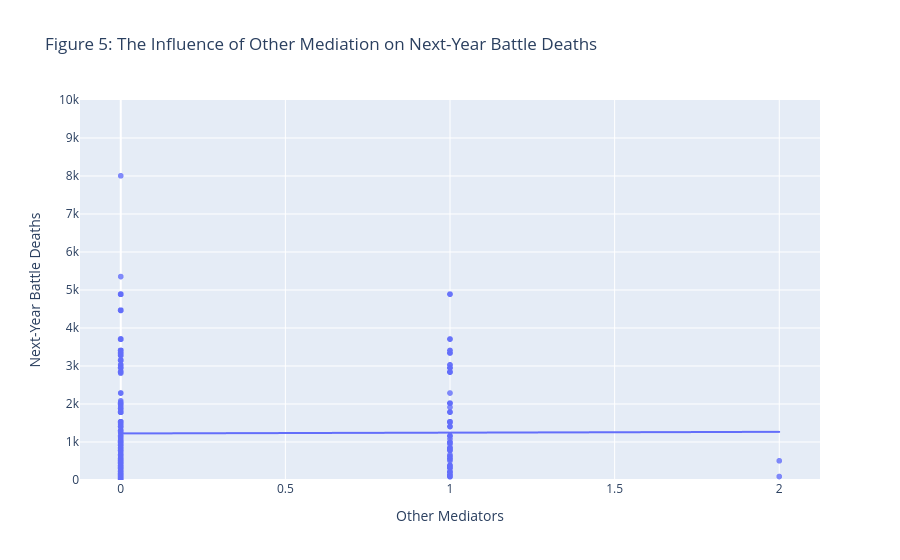

Notebook code for this chart:
### Markdown cell above
### Figure 5: The Influence of Other Mediation on Next-Year Battle Deaths

### Code cell
import plotly.express as px

fig = px.scatter(
    Merged_Data,
    x="Other Mediators",
    y="Deaths in the Next Year",
    opacity=0.8,
    trendline="ols",
    labels={
        "Other Mediators": "Other Mediators",
        "Deaths in the Next Year": "Next-Year Battle Deaths",
    },
    title="Figure 5: The Influence of Other Mediation on Next-Year Battle Deaths",
    range_y=[0, 10000],
)
fig.show()

### Figure 1 — Plotly figure (JSON) as saved in the notebook; plotly's stock layout.template omitted (floating-point values rounded to 4 significant figures; data arrays with more than 128 entries replaced by an {"elided": "..."} marker saying what was removed)
{"data": [{"hovertemplate": "Other Mediators=%{x}<br>Next-Year Battle Deaths=%{y}<extra></extra>", "legendgroup": "", "marker": {"color": "#636efa", "opacity": 0.8, "symbol": "circle"}, "mode": "markers", "name": "", "showlegend": false, "type": "scattergl", "x": {"elided": "4088 float values"}, "xaxis": "x", "y": {"elided": "4088 float values"}, "yaxis": "y"}, {"hovertemplate": "<b>OLS trendline</b><br>Deaths in the Next Year = 20.7026 * Other Mediators + 1225.44<br>R<sup>2</sup>=0.000015<br><br>Other Mediators=%{x}<br>Next-Year Battle Deaths=%{y} <b>(trend)</b><extra></extra>", "legendgroup": "", "marker": {"color": "#636efa", "symbol": "circle"}, "mode": "lines", "name": "", "showlegend": false, "type": "scattergl", "x": {"elided": "2799 float values"}, "xaxis": "x", "y": {"elided": "2799 float values"}, "yaxis": "y"}], "layout": {"legend": {"tracegroupgap": 0}, "title": {"text": "Figure 5: The Influence of Other Mediation on Next-Year Battle Deaths"}, "xaxis": {"anchor": "y", "domain": [0, 1], "title": {"text": "Other Mediators"}}, "yaxis": {"anchor": "x", "domain": [0, 1], "range": [0, 10000], "title": {"text": "Next-Year Battle Deaths"}}}}
